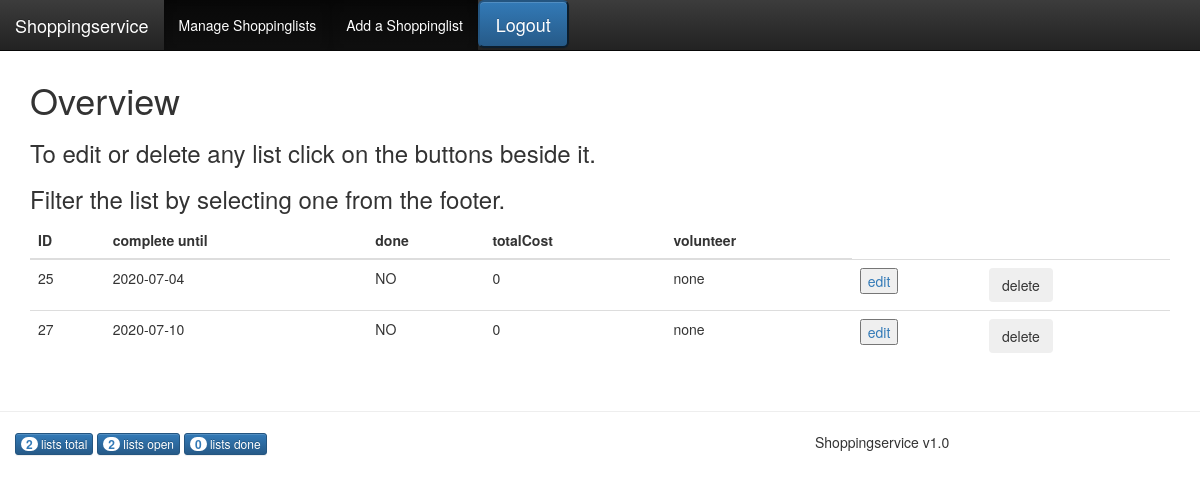
Screenshot of /index.php?view=manageLists&slistFilter=myopen (signed in) with the database file from the repository.
### tables this page shows
CREATE TABLE `shoppinglist` (
  `shoppinglistId` int(11) NOT NULL,
  `creator` int(40) NOT NULL,
  `completeUntil` date NOT NULL,
  `done` tinyint(1) NOT NULL,
  `totalCost` float NOT NULL,
  `volunteer` int(40) DEFAULT NULL,
  `deleted` tinyint(1) NOT NULL DEFAULT 0
);

CREATE TABLE `user` (
  `userId` int(11) NOT NULL,
  `eMail` varchar(40) NOT NULL,
  `password` varchar(40) NOT NULL,
  `fname` varchar(40) NOT NULL,
  `lname` varchar(40) NOT NULL,
  `isVolunteer` tinyint(1) NOT NULL DEFAULT 0,
  `deleted` tinyint(1) NOT NULL DEFAULT 0
);

### index.php (called while the page is built, shortened)
<?php
require_once ('inc/bootstrap.inc.php');
$default_view = 'welcome';
$view = $default_view;
if(isset($_REQUEST['view'])) {
    if(!\Shoppingservice\AuthenticationManager::isAuthenticated()){
        if(file_exists(__DIR__ . '/views/' . $_REQUEST['view'] . '.php')){
            $view = $_REQUEST['view'];
        }
    }else{
        if(\Shoppingservice\AuthenticationManager::isVolunteer()){
            if(file_exists(__DIR__ . '/views/volunteer/' . $_REQUEST['view'] . '.php')) {
                $view = 'volunteer/' . $_REQUEST['view'];
            }
        }else{
            if(file_exists(__DIR__ . '/views/seeker/' . $_REQUEST['view'] . '.php')){
                $view = 'seeker/' . $_REQUEST['view'];
            }
        }
    }
}
require_once ('views/' . $view . '.php');

### lib/Shoppingservice/AuthenticationManager.php (called while the page is built, shortened)
<?php
class AuthenticationManager extends BaseObject
{
    public static function isAuthenticated() : bool {
        return isset($_SESSION['user']);
    }
}

### lib/Data/DataManager.php (called while the page is built, shortened)
<?php
class DataManager
{
    private static $__connection;
    public static function getConnection() {
        if (!isset(self::$__connection)) {
            $type = 'mysql';
            $host = 'localhost';
            $name = 'shoppingservice';
            $user = 'shoppingservice';
            $pass = 'shoppingservice';
            try{
                self::$__connection = new \PDO(
                    $type . ':host=' . $host . '; dbname=' . $name . ';charset=utf8',
                    $user,
                    $pass
                );
            }catch(\PDOException $e){
                print $e;
            }
        }
        return self::$__connection;
    }
    public static function closeConnection() {
        self::$__connection = null;
    }
    public static function query($connection, $query, $parameters = []) {
        $connection->setAttribute(\PDO::ATTR_ERRMODE, \PDO::ERRMODE_EXCEPTION);
        try {
            $statement = $connection->prepare($query);
            $i = 1;
            foreach ($parameters AS $param) {
                if (is_int($param)) {
                    $statement->bindValue($i, $param, \PDO::PARAM_INT);
                }
                $i++;
            }
            $statement->execute();
        }
        catch (\Exception $e) {
            die($e->getMessage());
        }
        return $statement;
    }
    public static function fetchObject($cursor) {
        return $cursor->fetchObject();
    }
    public static function getUserById(int $userId) : User {
        $return = null;
        $con = self::getConnection();
        $res = self::query(
            $con,
            "SELECT userId, eMail, password, isVolunteer
			FROM user
			WHERE userId = ?
			LIMIT 1",
            [$userId]
        );
        while ($user = self::fetchObject($res)) {
            $return = new User($user->userId, $user->eMail, $user->password, $user->isVolunteer);
        }
        return $return;
    }
    public static function getShoppinglists() : array {
        $return = [];
        $con = self::getConnection();
        if(isset($_GET[Controller::SLIST_FILTER])):
            switch ($_GET[Controller::SLIST_FILTER]):
                case 'myopen':
                    $res = self::query(
                        $con,
                        "SELECT *
                    FROM shoppinglist
                    WHERE creator = ? AND done = 0 AND deleted != 1", [$_SESSION[Controller::USER]]);
                break;
            endswitch;
        endif;
        while ($sList = self::fetchObject($res)) {
            if($sList->volunteer == null){
                $sList->volunteer = 0;
            }
        $return[] = new Shoppinglist($sList->shoppinglistId,
                                     $sList->creator,
                                     $sList->completeUntil,
                                     $sList->done,
                                     $sList->totalCost,
                                     $sList->volunteer);
        }
        return $return;
    }
}

### inc/bootstrap.inc.php (called while the page is built, shortened)
<?php
spl_autoload_register(function ($class) {
	$filename =  __DIR__ . '/../lib/' . str_replace('\\', DIRECTORY_SEPARATOR, $class) . '.php';
});

### lib/Data/Shoppinglist.php (called while the page is built, shortened)
<?php
class Shoppinglist
{
    private int $sListId;
    private string $completeUntil;
    private int $done;
    private float $totalCost;
    public function __construct(int $sListId, int $creator, string $completeUntil, int $done = 0, float $totalCost = 0, int $volunteer = 0)
    {
        $this->sListId = $sListId;
        $this->completeUntil = $completeUntil;
        $this->done = $done;
        $this->totalCost = $totalCost;
    }
    public function getListId() : int{
        return $this->sListId;
    }
    public function getCompleteUntil() : string {
        return $this->completeUntil;
    }
    public function getDone() : bool{
        return $this->done;
    }
    public function getTotalCost() : float{
        return $this->totalCost;
    }
}

### lib/Data/User.php (called while the page is built, shortened)
<?php
class User {
    private string $eMail;
	public function __construct(int $id, string $userName, string $passwordHash, bool $isVolunteer) {
		$this->eMail = $userName;
	}
	public function getUserName() : string {
		return $this->eMail;
	}
}

### views/seeker/partials/shoppinglist_table.php (the view, shortened to what this page needs)
<div class="container">
    <table class="table">
        <thead>
            <tr class="row">
                <th>ID</th>
                <th>complete until</th>
                <th>done</th>
                <th>totalCost</th>
                <th>volunteer</th>
            </tr>
        </thead>
        <tbody>
            <?php
            if(AuthenticationManager::isAuthenticated()):
                $lists = DataManager::getShoppinglists();
                foreach ($lists as $list):
                    if(is_object($list)):?>
                        <tr class="row">
                            <td><?php echo $list->getListId()?></td>
                            <td><?php echo $list->getCompleteUntil()?></td>
                            <td><?php $done = $list->getDone()?>
                            <?php if($done == '1'):
                                echo 'YES';
                            else:
                                echo 'NO';
                            endif;?></td>
                            <td><?php echo $list->getTotalCost()?></td>
                            <td><?php $seeker = DataManager::getUserById($list->getVolunteer());
                            if($seeker == null):
                                echo 'not taken care of';
                            else:
                                echo $seeker->getUserName();
                            endif;?></td>
                            <td><a href="index.php?view=manageItems&lid=<?php echo $list->getListId()?>"><button>edit</button></a></td>
                            <td><form method="post" action="<?php echo \Shoppingservice\Util::action(\Shoppingservice\Controller::ACTION_DELSLIST, array('lid' => $list->getListId())); ?>">
                                    <input class="btn" role="button" type="submit" value="delete"/>
                                </form></td>
                        </tr>
                    <?php
                    endif;
                endforeach;
            endif?>
        </tbody>
    </table>
</div>

### assets/main.css (style rules this page uses)
body { padding-top: 60px; }

### rows the page displays
shoppinglist: shoppinglistId "25", completeUntil "2020-07-04", done "NO", totalCost "0", volunteer.eMail "none"
shoppinglist: shoppinglistId "27", completeUntil "2020-07-10", done "NO", totalCost "0", volunteer.eMail "none"

### other values shown
$data['total'] "2"
$data['open'] "2"
$data['done'] "0"
